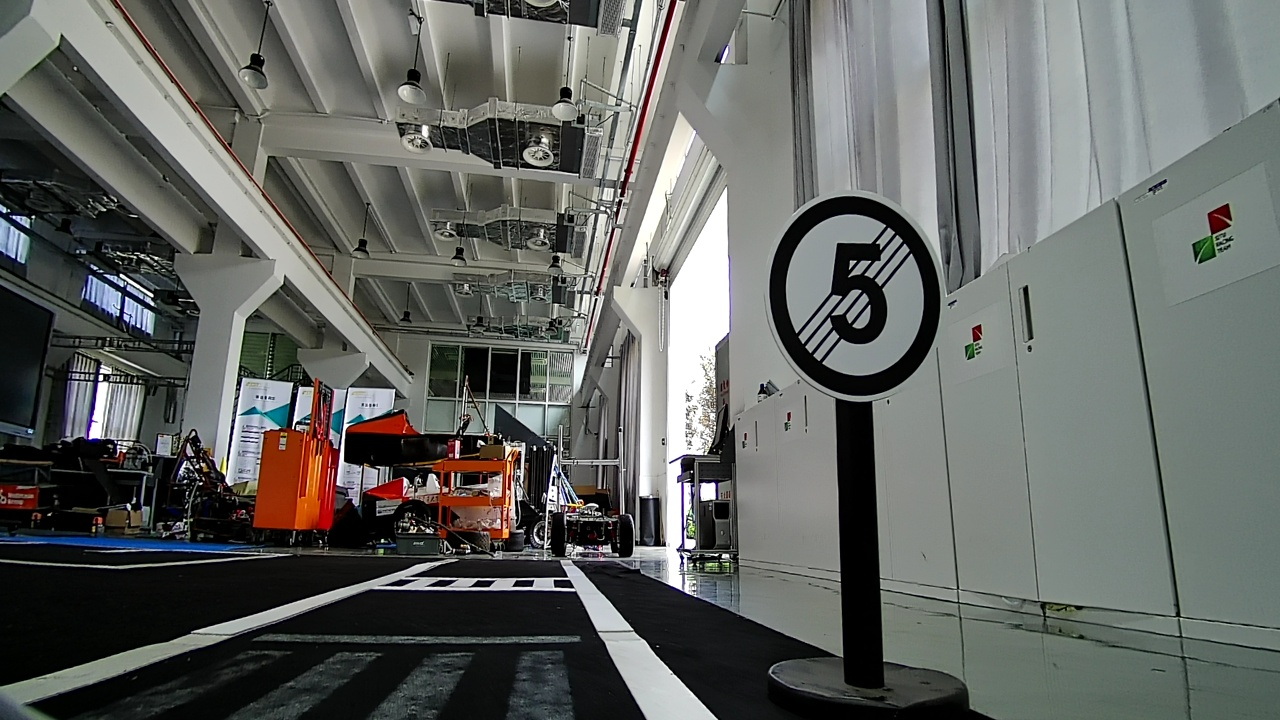
#> input picture opencv_learn/photo/x2996.jpg, 1280 x 720 px
$ python draw_boxes.py
#> lines starting #> are read from the running program, lines starting #| are printed output that depends on the picture; after the words box and inside, x2 and y2 are one past the last pixel; in counts of white or black regions, pixels touching at a corner belong together
#!/usr/bin/env python
# -*- coding: utf-8 -*-
"""
-------------------------------------------------

    @   Author  :       pengj
    @   date    :       2020/7/25 10:26
    @   IDE     :       PyCharm
    @   GitHub  :       https://github.com/JackyPJB
    @   Contact :       pengjianbiao@hotmail.com
-------------------------------------------------
    Description :
-------------------------------------------------
"""

__author__ = 'Max_Pengjb'
import numpy as np
import cv2
import os
from opencv_learn.order_points import order_points

colors = [(0, 0, 127), (255, 255, 0), (0, 255, 0),
          (0, 255, 255), (255, 0, 255), (0, 0, 255)]
class_names = ["speed_limited", "speed_unlimited", "green_go",
               "yellow_back", "pedestrian_crossing", "red_stop"]


def draw_boxes(image, boxes):
    """
    在照片中把所有的 框框 都画出来
    :param image: 原图，可以是 cv2.imread 后的 ndarray, 也可以是地址 image_path
    :param boxes: 所有的框,[ [[x,y],[x,y]], [[x,y],[x,y]]……] 或者 [ [x_min,y_min,x_max,y_max],[x_min,y_min,x_max,y_max]……]
    :return:
    """
#> called with image = './photo/x2996.jpg'
    if isinstance(image, str) and os.path.exists(image):
        # image 如果是字符串，表示这是一个地址
        image = cv2.imread(image)
#> image is the input picture: shape (720, 1280, 3); mean B, G, R 98.3, 101.7, 99.1
    if isinstance(image, np.ndarray):
        for box in boxes:
            box = np.array(box, dtype=np.int32)
            if box.ndim == 2:
                # boxes = [[[x, y], [x, y]], [[x, y], [x, y]]……]
                x1, y1 = np.min(box, axis=0)
                x2, y2 = np.max(box, axis=0)
                image = cv2.rectangle(image, (x1, y1), (x2, y2), 255, 3)
            elif box.ndim == 1:
                x1, y1, x2, y2 = box
                image = cv2.rectangle(image, (x1, y1), (x2, y2), 255, 3)
#> this loop made 2 passes
#> pass 1, in draw_boxes, `image = cv2.rectangle(image, (x1, y1), (x2, y2), 255, 3)`:
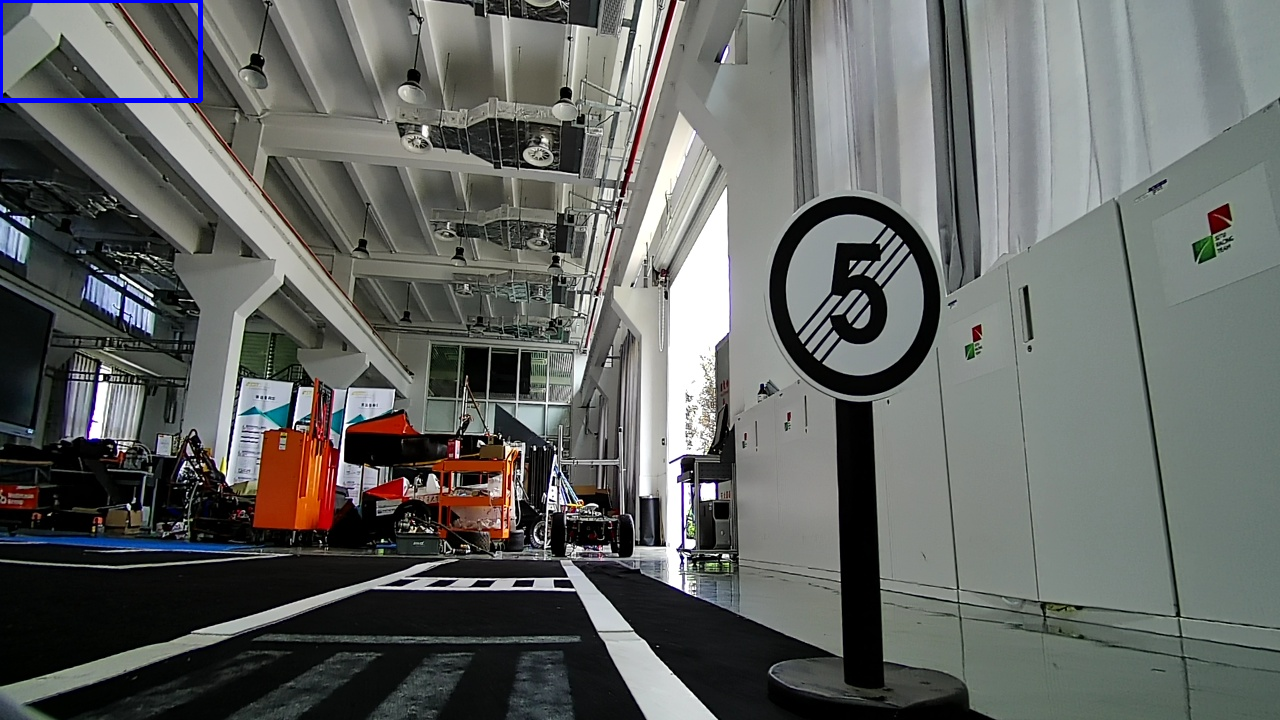
#> image: shape (720, 1280, 3); 0.26% of pixels changed, all inside (x1, y1, x2, y2) = (0, 0, 203, 103)
#> pass 2, in draw_boxes, `image = cv2.rectangle(image, (x1, y1), (x2, y2), 255, 3)`:
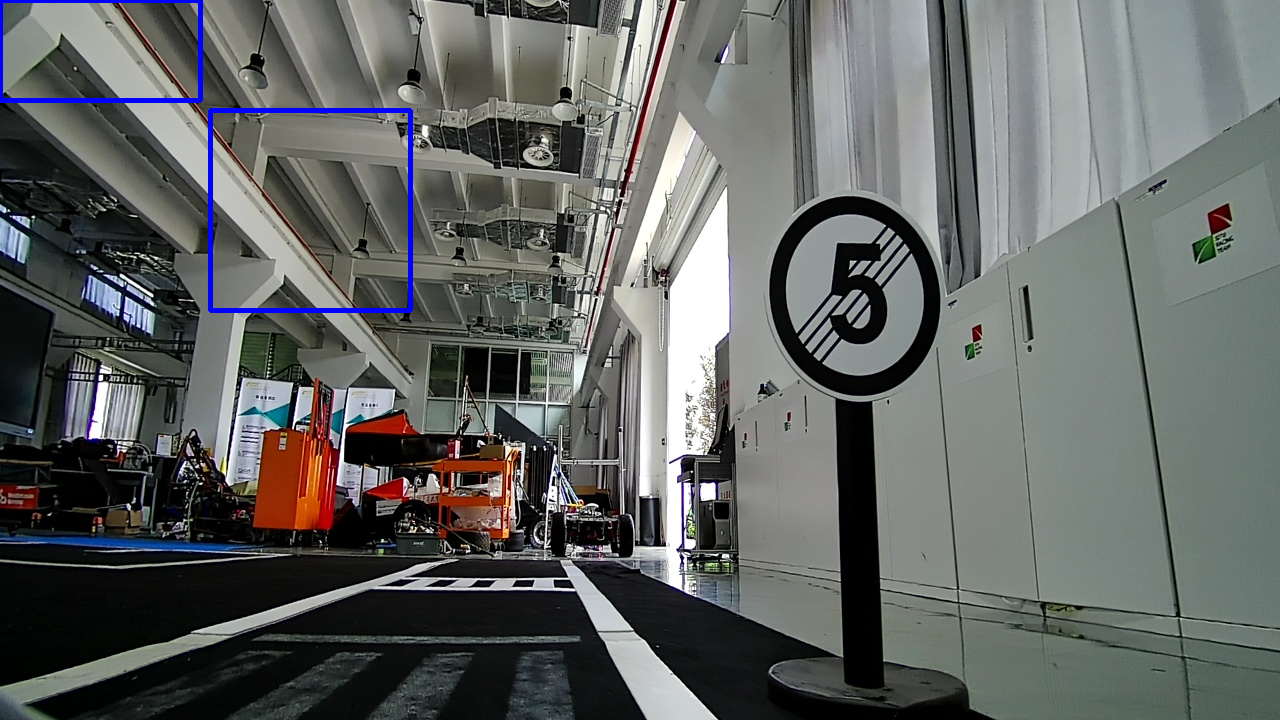
#> image: shape (720, 1280, 3); 0.43% of pixels changed, all inside (x1, y1, x2, y2) = (208, 108, 413, 313)
            # 绘制多边形
            # box2 = order_points(box).astype(np.int32)
            # cv2.polylines(image, [box2], True, 255, 3)
        # cv2.imshow('polylines', image)
        return image
    return Exception('图片错误')


# 在图中画出检测框，输出类别信息
def draw_boxes_with_labels(image, bboxes, labels):
    """
    在照片中把所有的 框框 都画出来
    :param image: 原图，可以是 cv2.imread 后的 ndarray, 也可以是地址 image_path
    :param boxes: 所有的框,[ [[x,y],[x,y]], [[x,y],[x,y]]……] 或者 [ [x_min,y_min,x_max,y_max],[x_min,y_min,x_max,y_max]……]
    :return:
    """
#> called with image = './expand/0.jpg'
    if isinstance(image, str) and os.path.exists(image):
        # image 如果是字符串，表示这是一个地址
        image = cv2.imread(image)
    thickness = 2
    font_scale = 1
    text_font = cv2.FONT_HERSHEY_SIMPLEX
    for box, label in list(zip(bboxes, labels)):
        box = np.array(box, dtype=np.int32)
        (x_min, y_min), (x_max, y_max) = (None, None), (None, None)
        if box.ndim == 2:
            # boxes = [[[x, y], [x, y]], [[x, y], [x, y]]……]
            x_min, y_min = np.min(box, axis=0)
            x_max, y_max = np.max(box, axis=0)
        elif box.ndim == 1:
            x_min, y_min, x_max, y_max = box
        draw_color = colors[class_names.index(label)]
        image = cv2.rectangle(image, (x_min, y_min), (x_max, y_max), draw_color, thickness)
        image = cv2.putText(image, label, (x_min, y_min + 25), text_font, font_scale, draw_color, thickness)
    return image


if __name__ == '__main__':
    # image = draw_boxes('./photo/x2996.jpg', [[[0, 0], [0, 100], [200, 100], [200, 0]]])
    image1 = draw_boxes('./photo/x2996.jpg', [[[0, 0], [200, 100]], [[210, 110], [410, 310]]])
    image2 = draw_boxes('./photo/x2996.jpg', [[0, 0, 200, 100], [210, 110, 410, 310]])
#> (the run stopped early here; a loop or call above may not have finished)

$ run again, with opencv_learn/photo/x3836.jpg copied over opencv_learn/photo/x2996.jpg
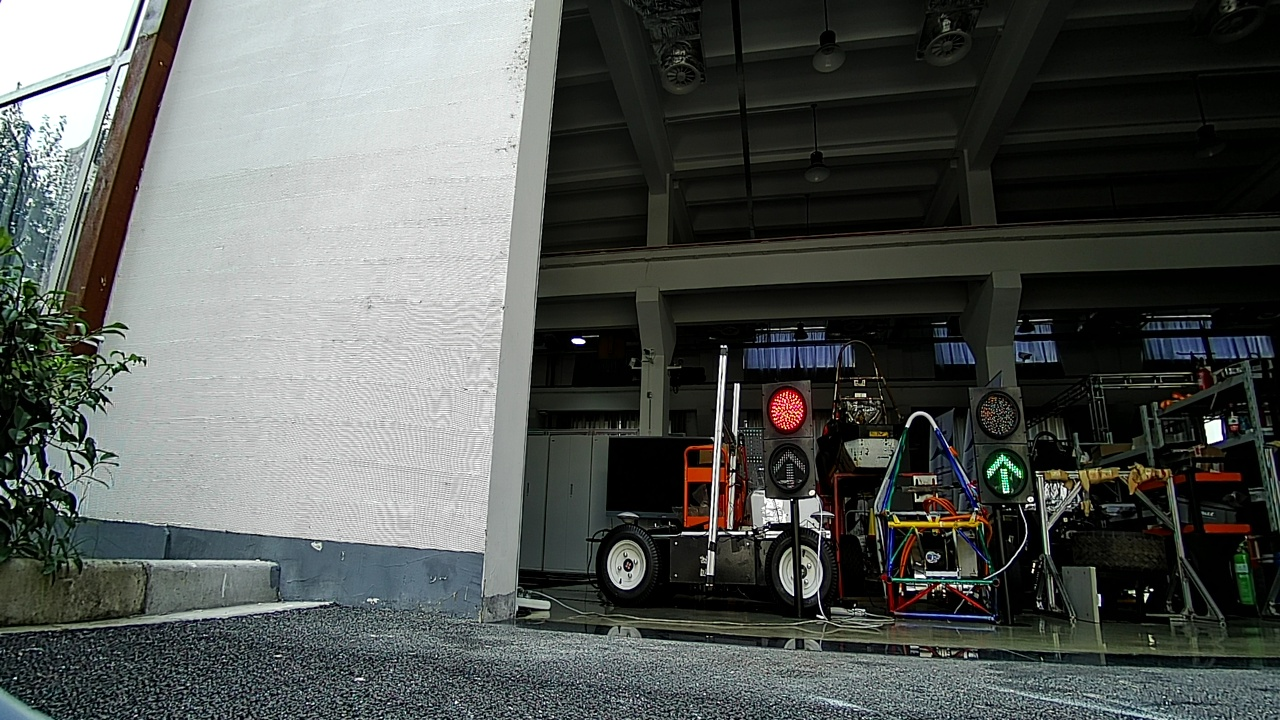
#> input picture opencv_learn/photo/x3836.jpg, 1280 x 720 px
#> in draw_boxes, image is the input picture: shape (720, 1280, 3); mean B, G, R 85.5, 88.4, 84.5
#> the loop in draw_boxes, `for box in boxes:` made 2 passes
#> pass 1, in draw_boxes, `image = cv2.rectangle(image, (x1, y1), (x2, y2), 255, 3)`:
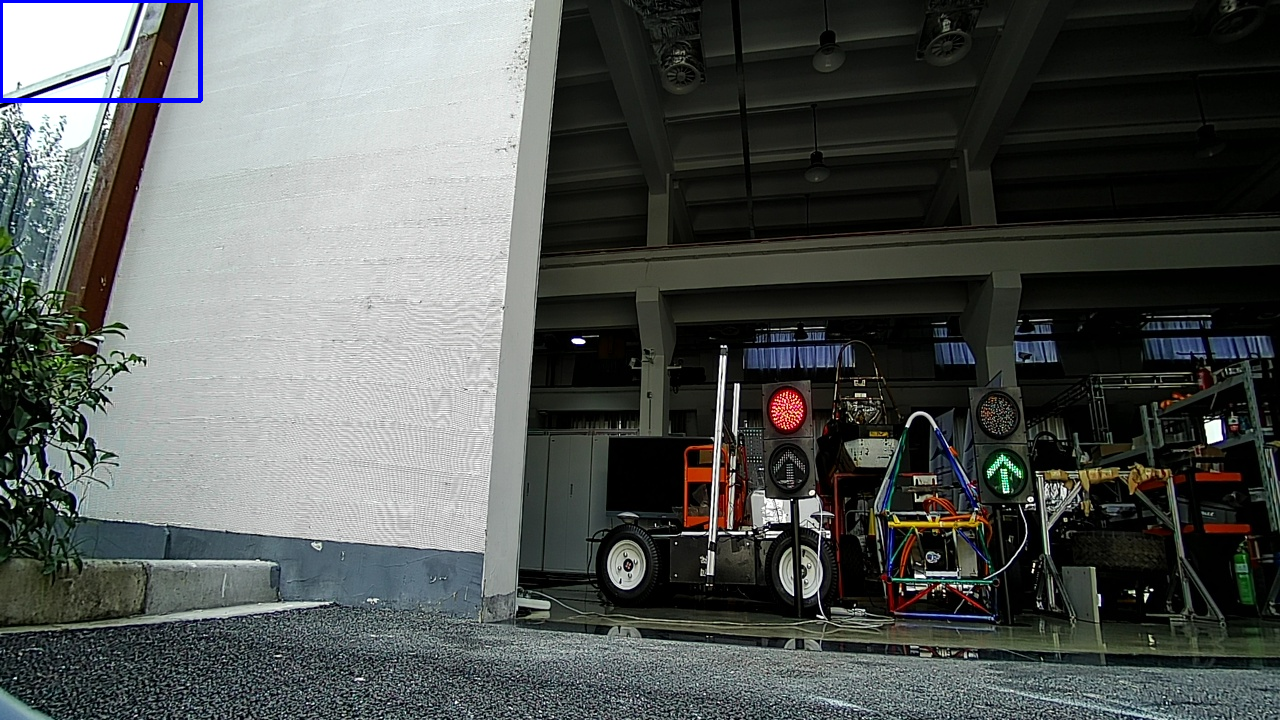
#> image: shape (720, 1280, 3); 0.26% of pixels changed, all inside (x1, y1, x2, y2) = (0, 0, 203, 103)
#> pass 2, in draw_boxes, `image = cv2.rectangle(image, (x1, y1), (x2, y2), 255, 3)`:
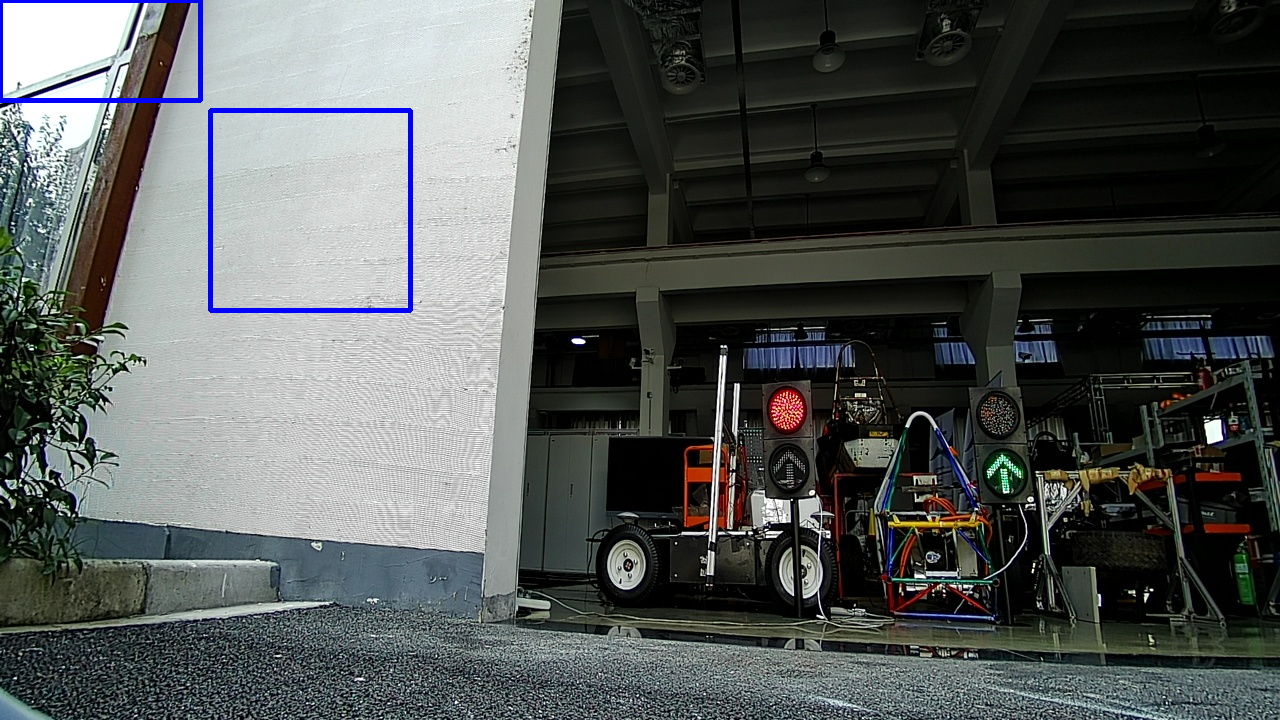
#> image: shape (720, 1280, 3); 0.43% of pixels changed, all inside (x1, y1, x2, y2) = (208, 108, 413, 313)
